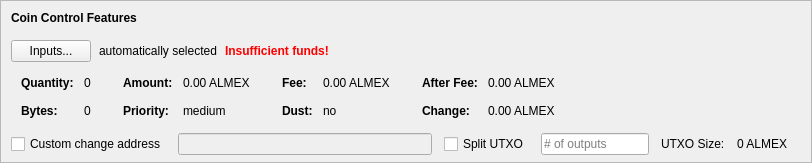
    <widget class="QFrame" name="frameCoinControl">
     <property name="sizePolicy">
      <sizepolicy hsizetype="Expanding" vsizetype="Expanding">
       <horstretch>0</horstretch>
       <verstretch>0</verstretch>
      </sizepolicy>
     </property>
     <property name="maximumSize">
      <size>
       <width>16777215</width>
       <height>16777215</height>
      </size>
     </property>
     <property name="frameShape">
      <enum>QFrame::StyledPanel</enum>
     </property>
     <property name="frameShadow">
      <enum>QFrame::Sunken</enum>
     </property>
     <layout class="QVBoxLayout" name="verticalLayoutCoinControl2">
      <property name="spacing">
       <number>0</number>
      </property>
      <property name="leftMargin">
       <number>0</number>
      </property>
      <property name="topMargin">
       <number>0</number>
      </property>
      <property name="rightMargin">
       <number>0</number>
      </property>
      <property name="bottomMargin">
       <number>6</number>
      </property>
      <item>
       <layout class="QVBoxLayout" name="verticalLayoutCoinControl" stretch="0,0,0,0,1">
        <property name="spacing">
         <number>0</number>
        </property>
        <property name="leftMargin">
         <number>10</number>
        </property>
        <property name="topMargin">
         <number>10</number>
        </property>
        <item>
         <layout class="QHBoxLayout" name="horizontalLayoutCoinControl1">
          <property name="bottomMargin">
           <number>15</number>
          </property>
          <item>
           <widget class="QLabel" name="labelCoinControlFeatures">
            <property name="sizePolicy">
             <sizepolicy hsizetype="Preferred" vsizetype="Maximum">
              <horstretch>0</horstretch>
              <verstretch>0</verstretch>
             </sizepolicy>
            </property>
            <property name="font">
             <font>
              <weight>75</weight>
              <bold>true</bold>
             </font>
            </property>
            <property name="styleSheet">
             <string notr="true">font-weight:bold;</string>
            </property>
            <property name="text">
             <string>Coin Control Features</string>
            </property>
           </widget>
          </item>
         </layout>
        </item>
        <item>
         <layout class="QHBoxLayout" name="horizontalLayoutCoinControl2" stretch="0,0,0,0">
          <property name="spacing">
           <number>8</number>
          </property>
          <property name="bottomMargin">
           <number>10</number>
          </property>
          <item>
           <widget class="QPushButton" name="pushButtonCoinControl">
            <property name="styleSheet">
             <string notr="true"/>
            </property>
            <property name="text">
             <string>Inputs...</string>
            </property>
            <property name="autoDefault">
             <bool>false</bool>
            </property>
           </widget>
          </item>
          <item>
           <widget class="QLabel" name="labelCoinControlAutomaticallySelected">
            <property name="text">
             <string>automatically selected</string>
            </property>
            <property name="margin">
             <number>5</number>
            </property>
           </widget>
          </item>
          <item>
           <widget class="QLabel" name="labelCoinControlInsuffFunds">
            <property name="font">
             <font>
              <weight>75</weight>
              <bold>true</bold>
             </font>
            </property>
            <property name="styleSheet">
             <string notr="true">color:red;font-weight:bold;</string>
            </property>
            <property name="text">
             <string>Insufficient funds!</string>
            </property>
            <property name="margin">
             <number>5</number>
            </property>
           </widget>
          </item>
          <item>
           <spacer name="horizontalSpacerCoinControl">
            <property name="orientation">
             <enum>Qt::Horizontal</enum>
            </property>
            <property name="sizeHint" stdset="0">
             <size>
              <width>40</width>
              <height>1</height>
             </size>
            </property>
           </spacer>
          </item>
         </layout>
        </item>
        <item>
         <widget class="QWidget" name="widgetCoinControl" native="true">
          <property name="sizePolicy">
           <sizepolicy hsizetype="Preferred" vsizetype="Preferred">
            <horstretch>0</horstretch>
            <verstretch>0</verstretch>
           </sizepolicy>
          </property>
          <property name="minimumSize">
           <size>
            <width>0</width>
            <height>0</height>
           </size>
          </property>
          <property name="styleSheet">
           <string notr="true"/>
          </property>
          <layout class="QHBoxLayout" name="horizontalLayoutCoinControl5">
           <property name="leftMargin">
            <number>0</number>
           </property>
           <property name="topMargin">
            <number>0</number>
           </property>
           <property name="rightMargin">
            <number>0</number>
           </property>
           <property name="bottomMargin">
            <number>0</number>
           </property>
           <item>
            <layout class="QHBoxLayout" name="horizontalLayoutCoinControl3" stretch="0,0,0,1">
             <property name="spacing">
              <number>20</number>
             </property>
             <property name="topMargin">
              <number>0</number>
             </property>
             <property name="bottomMargin">
              <number>10</number>
             </property>
             <item>
              <layout class="QFormLayout" name="formLayoutCoinControl1">
               <property name="horizontalSpacing">
                <number>10</number>
               </property>
               <property name="verticalSpacing">
                <number>14</number>
               </property>
               <property name="leftMargin">
                <number>10</number>
               </property>
               <property name="topMargin">
                <number>4</number>
               </property>
               <property name="rightMargin">
                <number>6</number>
               </property>
               <item row="0" column="0">
                <widget class="QLabel" name="labelCoinControlQuantityText">
                 <property name="font">
                  <font>
                   <weight>75</weight>
                   <bold>true</bold>
                  </font>
                 </property>
                 <property name="text">
                  <string>Quantity:</string>
                 </property>
                 <property name="margin">
                  <number>0</number>
                 </property>
                </widget>
               </item>
               <item row="0" column="1">
                <widget class="QLabel" name="labelCoinControlQuantity">
                 <property name="cursor">
                  <cursorShape>IBeamCursor</cursorShape>
                 </property>
                 <property name="contextMenuPolicy">
                  <enum>Qt::ActionsContextMenu</enum>
                 </property>
                 <property name="text">
                  <string notr="true">0</string>
                 </property>
                 <property name="margin">
                  <number>0</number>
                 </property>
                 <property name="textInteractionFlags">
                  <set>Qt::LinksAccessibleByMouse|Qt::TextSelectableByKeyboard|Qt::TextSelectableByMouse</set>
                 </property>
                </widget>
               </item>
               <item row="1" column="0">
                <widget class="QLabel" name="labelCoinControlBytesText">
                 <property name="font">
                  <font>
                   <weight>75</weight>
                   <bold>true</bold>
                  </font>
                 </property>
                 <property name="text">
                  <string>Bytes:</string>
                 </property>
                </widget>
               </item>
               <item row="1" column="1">
                <widget class="QLabel" name="labelCoinControlBytes">
                 <property name="cursor">
                  <cursorShape>IBeamCursor</cursorShape>
                 </property>
                 <property name="contextMenuPolicy">
                  <enum>Qt::ActionsContextMenu</enum>
                 </property>
                 <property name="text">
                  <string notr="true">0</string>
                 </property>
                 <property name="textInteractionFlags">
                  <set>Qt::LinksAccessibleByMouse|Qt::TextSelectableByKeyboard|Qt::TextSelectableByMouse</set>
                 </property>
                </widget>
               </item>
              </layout>
             </item>
             <item>
              <layout class="QFormLayout" name="formLayoutCoinControl2">
               <property name="horizontalSpacing">
                <number>10</number>
               </property>
               <property name="verticalSpacing">
                <number>14</number>
               </property>
               <property name="leftMargin">
                <number>6</number>
               </property>
               <property name="topMargin">
                <number>4</number>
               </property>
               <property name="rightMargin">
                <number>6</number>
               </property>
               <item row="0" column="0">
                <widget class="QLabel" name="labelCoinControlAmountText">
                 <property name="font">
                  <font>
                   <weight>75</weight>
                   <bold>true</bold>
                  </font>
                 </property>
                 <property name="text">
                  <string>Amount:</string>
                 </property>
                 <property name="margin">
                  <number>0</number>
                 </property>
                </widget>
               </item>
               <item row="0" column="1">
                <widget class="QLabel" name="labelCoinControlAmount">
                 <property name="cursor">
                  <cursorShape>IBeamCursor</cursorShape>
                 </property>
                 <property name="contextMenuPolicy">
                  <enum>Qt::ActionsContextMenu</enum>
                 </property>
                 <property name="text">
                  <string notr="true">0.00 ALMEX</string>
                 </property>
                 <property name="textInteractionFlags">
                  <set>Qt::LinksAccessibleByMouse|Qt::TextSelectableByKeyboard|Qt::TextSelectableByMouse</set>
                 </property>
                </widget>
               </item>
               <item row="1" column="0">
                <widget class="QLabel" name="labelCoinControlPriorityText">
                 <property name="font">
                  <font>
                   <weight>75</weight>
                   <bold>true</bold>
                  </font>
                 </property>
                 <property name="text">
                  <string>Priority:</string>
                 </property>
                </widget>
               </item>
               <item row="1" column="1">
                <widget class="QLabel" name="labelCoinControlPriority">
                 <property name="cursor">
                  <cursorShape>IBeamCursor</cursorShape>
                 </property>
                 <property name="contextMenuPolicy">
                  <enum>Qt::ActionsContextMenu</enum>
                 </property>
                 <property name="text">
                  <string>medium</string>
                 </property>
                 <property name="textInteractionFlags">
                  <set>Qt::LinksAccessibleByMouse|Qt::TextSelectableByKeyboard|Qt::TextSelectableByMouse</set>
                 </property>
                </widget>
               </item>
              </layout>
             </item>
             <item>
              <layout class="QFormLayout" name="formLayoutCoinControl3">
               <property name="horizontalSpacing">
                <number>10</number>
               </property>
               <property name="verticalSpacing">
                <number>14</number>
               </property>
               <property name="leftMargin">
                <number>6</number>
               </property>
               <property name="topMargin">
                <number>4</number>
               </property>
               <property name="rightMargin">
                <number>6</number>
               </property>
               <item row="0" column="0">
                <widget class="QLabel" name="labelCoinControlFeeText">
                 <property name="font">
                  <font>
                   <weight>75</weight>
                   <bold>true</bold>
                  </font>
                 </property>
                 <property name="text">
                  <string>Fee:</string>
                 </property>
                 <property name="margin">
                  <number>0</number>
                 </property>
                </widget>
               </item>
               <item row="0" column="1">
                <widget class="QLabel" name="labelCoinControlFee">
                 <property name="cursor">
                  <cursorShape>IBeamCursor</cursorShape>
                 </property>
                 <property name="contextMenuPolicy">
                  <enum>Qt::ActionsContextMenu</enum>
                 </property>
                 <property name="text">
                  <string notr="true">0.00 ALMEX</string>
                 </property>
                 <property name="textInteractionFlags">
                  <set>Qt::LinksAccessibleByMouse|Qt::TextSelectableByKeyboard|Qt::TextSelectableByMouse</set>
                 </property>
                </widget>
               </item>
               <item row="1" column="0">
                <widget class="QLabel" name="labelCoinControlLowOutputText">
                 <property name="font">
                  <font>
                   <weight>75</weight>
                   <bold>true</bold>
                  </font>
                 </property>
                 <property name="text">
                  <string>Dust:</string>
                 </property>
                </widget>
               </item>
               <item row="1" column="1">
                <widget class="QLabel" name="labelCoinControlLowOutput">
                 <property name="cursor">
                  <cursorShape>IBeamCursor</cursorShape>
                 </property>
                 <property name="contextMenuPolicy">
                  <enum>Qt::ActionsContextMenu</enum>
                 </property>
                 <property name="text">
                  <string>no</string>
                 </property>
                 <property name="textInteractionFlags">
                  <set>Qt::LinksAccessibleByMouse|Qt::TextSelectableByKeyboard|Qt::TextSelectableByMouse</set>
                 </property>
                </widget>
               </item>
              </layout>
             </item>
             <item>
              <layout class="QFormLayout" name="formLayoutCoinControl4">
               <property name="horizontalSpacing">
                <number>10</number>
               </property>
               <property name="verticalSpacing">
                <number>14</number>
               </property>
               <property name="leftMargin">
                <number>6</number>
               </property>
               <property name="topMargin">
                <number>4</number>
               </property>
               <property name="rightMargin">
                <number>6</number>
               </property>
               <item row="0" column="0">
                <widget class="QLabel" name="labelCoinControlAfterFeeText">
                 <property name="font">
                  <font>
                   <weight>75</weight>
                   <bold>true</bold>
                  </font>
                 </property>
                 <property name="text">
                  <string>After Fee:</string>
                 </property>
                 <property name="margin">
                  <number>0</number>
                 </property>
                </widget>
               </item>
               <item row="0" column="1">
                <widget class="QLabel" name="labelCoinControlAfterFee">
                 <property name="cursor">
                  <cursorShape>IBeamCursor</cursorShape>
                 </property>
                 <property name="contextMenuPolicy">
                  <enum>Qt::ActionsContextMenu</enum>
                 </property>
                 <property name="text">
                  <string notr="true">0.00 ALMEX</string>
                 </property>
                 <property name="textInteractionFlags">
                  <set>Qt::LinksAccessibleByMouse|Qt::TextSelectableByKeyboard|Qt::TextSelectableByMouse</set>
                 </property>
                </widget>
               </item>
               <item row="1" column="0">
                <widget class="QLabel" name="labelCoinControlChangeText">
                 <property name="font">
                  <font>
                   <weight>75</weight>
                   <bold>true</bold>
                  </font>
                 </property>
                 <property name="text">
                  <string>Change:</string>
                 </property>
                </widget>
               </item>
               <item row="1" column="1">
                <widget class="QLabel" name="labelCoinControlChange">
                 <property name="cursor">
                  <cursorShape>IBeamCursor</cursorShape>
                 </property>
                 <property name="contextMenuPolicy">
                  <enum>Qt::ActionsContextMenu</enum>
                 </property>
                 <property name="text">
                  <string notr="true">0.00 ALMEX</string>
                 </property>
                 <property name="textInteractionFlags">
                  <set>Qt::LinksAccessibleByMouse|Qt::TextSelectableByKeyboard|Qt::TextSelectableByMouse</set>
                 </property>
                </widget>
               </item>
              </layout>
             </item>
            </layout>
           </item>
          </layout>
         </widget>
        </item>
        <item>
         <layout class="QHBoxLayout" name="horizontalLayoutCoinControl4" stretch="0,0,0,0,0,0,0">
          <property name="spacing">
           <number>12</number>
          </property>
          <property name="sizeConstraint">
           <enum>QLayout::SetDefaultConstraint</enum>
          </property>
          <property name="topMargin">
           <number>5</number>
          </property>
          <property name="rightMargin">
           <number>5</number>
          </property>
          <item>
           <widget class="QCheckBox" name="checkBoxCoinControlChange">
            <property name="toolTip">
             <string>If this is activated, but the change address is empty or invalid, change will be sent to a newly generated address.</string>
            </property>
            <property name="text">
             <string>Custom change address</string>
            </property>
           </widget>
          </item>
          <item>
           <widget class="QValidatedLineEdit" name="lineEditCoinControlChange">
            <property name="enabled">
             <bool>false</bool>
            </property>
            <property name="sizePolicy">
             <sizepolicy hsizetype="Expanding" vsizetype="Fixed">
              <horstretch>0</horstretch>
              <verstretch>0</verstretch>
             </sizepolicy>
            </property>
           </widget>
          </item>
          <item>
           <widget class="QCheckBox" name="splitBlockCheckBox">
            <property name="text">
             <string>Split UTXO</string>
            </property>
           </widget>
          </item>
          <item>
           <widget class="QLineEdit" name="splitBlockLineEdit">
            <property name="sizePolicy">
             <sizepolicy hsizetype="Fixed" vsizetype="Fixed">
              <horstretch>50</horstretch>
              <verstretch>0</verstretch>
             </sizepolicy>
            </property>
            <property name="placeholderText">
             <string># of outputs</string>
            </property>
           </widget>
          </item>
          <item>
           <widget class="QLabel" name="labelBlockSizeText">
            <property name="text">
             <string>UTXO Size:</string>
            </property>
           </widget>
          </item>
          <item>
           <widget class="QLabel" name="labelBlockSize">
            <property name="text">
             <string>0 ALMEX</string>
            </property>
           </widget>
          </item>
          <item>
           <widget class="QLabel" name="labelCoinControlChangeLabel">
            <property name="sizePolicy">
             <sizepolicy hsizetype="Preferred" vsizetype="Expanding">
              <horstretch>0</horstretch>
              <verstretch>0</verstretch>
             </sizepolicy>
            </property>
            <property name="minimumSize">
             <size>
              <width>0</width>
              <height>0</height>
             </size>
            </property>
            <property name="text">
             <string/>
            </property>
            <property name="margin">
             <number>3</number>
            </property>
           </widget>
          </item>
         </layout>
        </item>
        <item>
         <spacer name="verticalSpacerCoinControl">
          <property name="orientation">
           <enum>Qt::Vertical</enum>
          </property>
          <property name="sizeHint" stdset="0">
           <size>
            <width>800</width>
            <height>1</height>
           </size>
          </property>
         </spacer>
        </item>
       </layout>
      </item>
     </layout>
    </widget>
